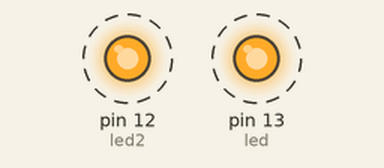
A sketch run on a simulated Arduino Uno, built with avr-gcc and run on an emulated ATmega328P. Shown: output pins drawn as LEDs (lit = HIGH). Dashed ring = blinking.

Above: at 0.2 s.
Timing chart, 0 to 3.0 s (numbered marks = the images above):
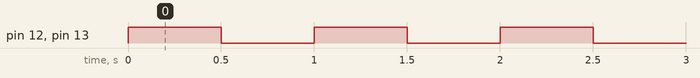

Measured:
- by itself, pin 12 (led2), pin 13 (led): alternates HIGH for 0.50 s and LOW for 0.50 s

The sketch:

led_blink1.ino
```cpp
int led=13 ;
int led2=12;
void setup()
{
	pinMode(led, OUTPUT);
	pinMode(led2,OUTPUT);
}

void loop()
{
	digitalWrite(led,HIGH);
	digitalWrite(led2,HIGH);
	delay(500);
	digitalWrite(led,LOW);
	digitalWrite(led2,LOW);
	delay(500);
}
```
